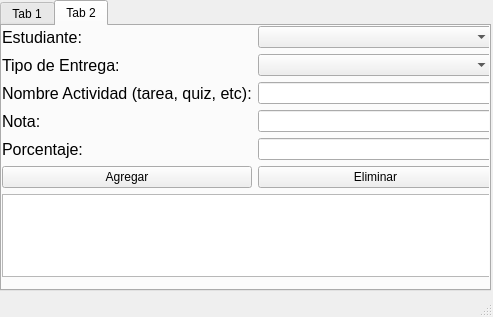
<?xml version="1.0" encoding="UTF-8"?>
<ui version="4.0">
 <class>MainWindow</class>
 <widget class="QMainWindow" name="MainWindow">
  <property name="geometry">
   <rect>
    <x>0</x>
    <y>0</y>
    <width>493</width>
    <height>317</height>
   </rect>
  </property>
  <property name="windowTitle">
   <string>SistemaAcademico</string>
  </property>
  <widget class="QWidget" name="centralwidget">
   <widget class="QTabWidget" name="tabWidget">
    <property name="geometry">
     <rect>
      <x>0</x>
      <y>0</y>
      <width>491</width>
      <height>291</height>
     </rect>
    </property>
    <property name="currentIndex">
     <number>1</number>
    </property>
    <widget class="QWidget" name="tab">
     <attribute name="title">
      <string>Tab 1</string>
     </attribute>
     <widget class="QWidget" name="verticalLayoutWidget">
      <property name="geometry">
       <rect>
        <x>0</x>
        <y>0</y>
        <width>491</width>
        <height>251</height>
       </rect>
      </property>
      <layout class="QVBoxLayout" name="verticalLayout">
       <item>
        <layout class="QGridLayout" name="gridLayout">
         <item row="1" column="1">
          <widget class="QLineEdit" name="txtNombreEstudiante"/>
         </item>
         <item row="1" column="0">
          <widget class="QLabel" name="label">
           <property name="font">
            <font>
             <pointsize>12</pointsize>
            </font>
           </property>
           <property name="text">
            <string>Nombre:</string>
           </property>
          </widget>
         </item>
         <item row="0" column="0">
          <widget class="QLabel" name="label_2">
           <property name="font">
            <font>
             <pointsize>12</pointsize>
            </font>
           </property>
           <property name="text">
            <string>Código:</string>
           </property>
          </widget>
         </item>
         <item row="0" column="1">
          <widget class="QLineEdit" name="txtCodigoEstudiante">
           <property name="text">
            <string/>
           </property>
          </widget>
         </item>
         <item row="2" column="0">
          <widget class="QPushButton" name="cmdAgregarEstudiante">
           <property name="text">
            <string>Agregar</string>
           </property>
          </widget>
         </item>
         <item row="2" column="1">
          <widget class="QPushButton" name="cmdEliminarEstudiante">
           <property name="text">
            <string>Eliminar</string>
           </property>
          </widget>
         </item>
        </layout>
       </item>
       <item>
        <widget class="QTableView" name="tableTareas"/>
       </item>
      </layout>
     </widget>
    </widget>
    <widget class="QWidget" name="tab_2">
     <attribute name="title">
      <string>Tab 2</string>
     </attribute>
     <widget class="QWidget" name="verticalLayoutWidget_2">
      <property name="geometry">
       <rect>
        <x>0</x>
        <y>0</y>
        <width>491</width>
        <height>251</height>
       </rect>
      </property>
      <layout class="QVBoxLayout" name="verticalLayout_2">
       <item>
        <layout class="QGridLayout" name="gridLayout_2">
         <item row="5" column="1">
          <widget class="QPushButton" name="cmdEliminarDepartamento">
           <property name="text">
            <string>Eliminar</string>
           </property>
          </widget>
         </item>
         <item row="3" column="0">
          <widget class="QLabel" name="label_3">
           <property name="font">
            <font>
             <pointsize>12</pointsize>
            </font>
           </property>
           <property name="text">
            <string>Nota:</string>
           </property>
          </widget>
         </item>
         <item row="0" column="1">
          <widget class="QComboBox" name="cboEstudiantes"/>
         </item>
         <item row="3" column="1">
          <widget class="QLineEdit" name="txtNota"/>
         </item>
         <item row="1" column="0">
          <widget class="QLabel" name="label_6">
           <property name="font">
            <font>
             <pointsize>12</pointsize>
            </font>
           </property>
           <property name="text">
            <string>Tipo de Entrega:</string>
           </property>
          </widget>
         </item>
         <item row="0" column="0">
          <widget class="QLabel" name="label_5">
           <property name="font">
            <font>
             <pointsize>12</pointsize>
            </font>
           </property>
           <property name="text">
            <string>Estudiante:</string>
           </property>
          </widget>
         </item>
         <item row="5" column="0">
          <widget class="QPushButton" name="cmdAgregarTarea">
           <property name="text">
            <string>Agregar</string>
           </property>
          </widget>
         </item>
         <item row="2" column="0">
          <widget class="QLabel" name="label_4">
           <property name="font">
            <font>
             <pointsize>12</pointsize>
            </font>
           </property>
           <property name="text">
            <string>Nombre Actividad (tarea, quiz, etc):</string>
           </property>
          </widget>
         </item>
         <item row="1" column="1">
          <widget class="QComboBox" name="cboEntregas"/>
         </item>
         <item row="2" column="1">
          <widget class="QLineEdit" name="txtNombreTarea"/>
         </item>
         <item row="4" column="0">
          <widget class="QLabel" name="label_7">
           <property name="font">
            <font>
             <pointsize>12</pointsize>
            </font>
           </property>
           <property name="text">
            <string>Porcentaje:</string>
           </property>
          </widget>
         </item>
         <item row="4" column="1">
          <widget class="QLineEdit" name="txtPorcentaje"/>
         </item>
        </layout>
       </item>
       <item>
        <widget class="QTableView" name="tableEntregas">
         <property name="showGrid">
          <bool>true</bool>
         </property>
        </widget>
       </item>
      </layout>
     </widget>
    </widget>
   </widget>
  </widget>
  <widget class="QMenuBar" name="menubar">
   <property name="geometry">
    <rect>
     <x>0</x>
     <y>0</y>
     <width>493</width>
     <height>17</height>
    </rect>
   </property>
  </widget>
  <widget class="QStatusBar" name="statusbar"/>
 </widget>
 <resources/>
 <connections/>
</ui>
